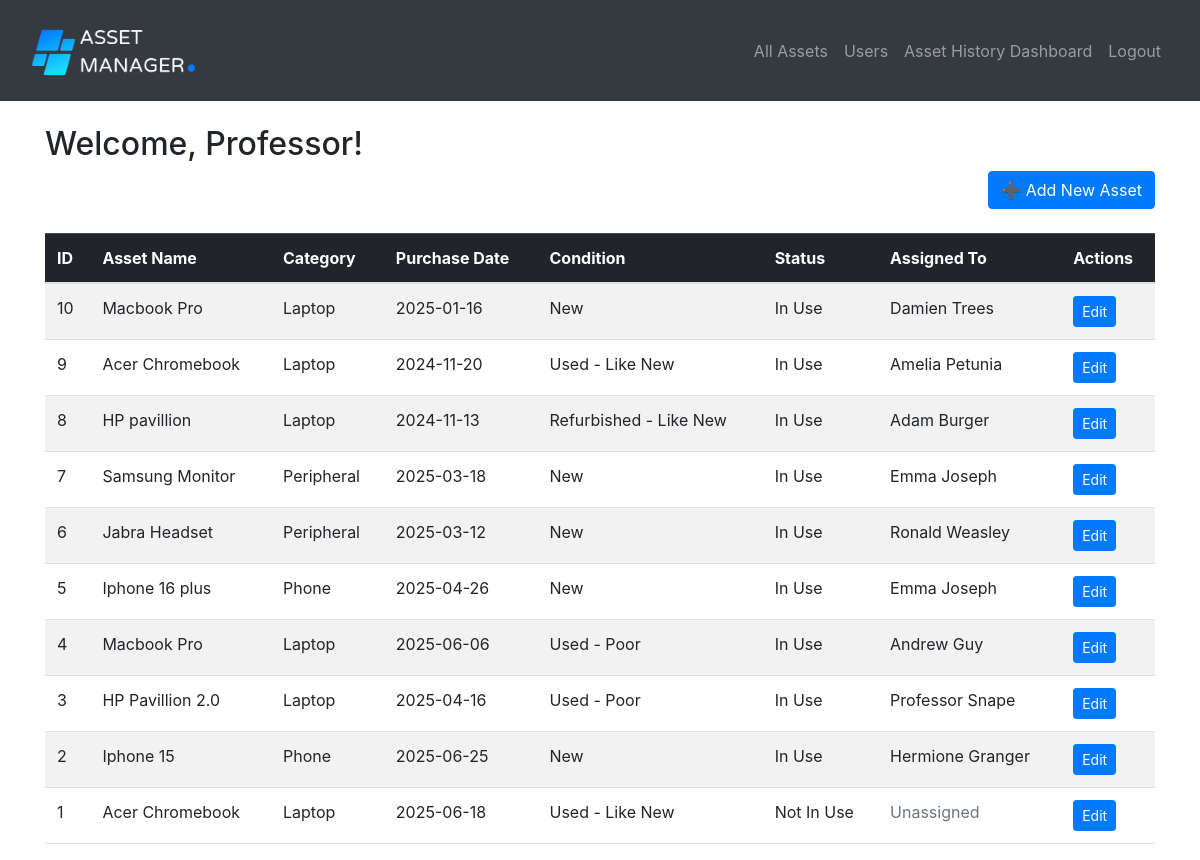
The app's page / (signed in) with its own data.
### website/models.py (models this page shows)
class User(db.Model, UserMixin):
    id = db.Column(db.Integer, primary_key=True)
    first_name = db.Column(db.String(150))
    last_name = db.Column(db.String(150))
    email = db.Column(db.String(150), unique=True)
    password = db.Column(db.String(150))
    department = db.Column(db.String(150))
    role = db.Column(db.String(10), nullable=False, default='user')
    created_assets = db.relationship('Asset', foreign_keys='Asset.created_by', backref='creator_user')
    assigned_assets = db.relationship('Asset', foreign_keys='Asset.assigned_to', backref='assignee_user')

class Asset(db.Model):
    id = db.Column(db.Integer, primary_key=True)
    asset_name = db.Column(db.String(150))
    category = db.Column(db.String(150))
    purchase_date = db.Column(db.Date)
    condition = db.Column(db.String(150))
    status = db.Column(db.String(150))
    created_by = db.Column(db.Integer, db.ForeignKey('user.id'))
    assigned_to = db.Column(db.Integer, db.ForeignKey('user.id'), nullable=True)
    asset_history = db.relationship('Asset_History', back_populates='asset', passive_deletes=True)
    creator = db.relationship('User', foreign_keys=[created_by])
    assignee = db.relationship('User', foreign_keys=[assigned_to])

### website/views.py (the view)
@views.route('/')
@login_required
def home():
    print("🔍 Current user ID:", current_user.id)
    print("🔒 Authenticated:", current_user.is_authenticated)
    from sqlalchemy import or_
    assets = Asset.query.order_by(Asset.id.desc()).all()
    all_users = User.query.all()
    return render_template('home.html', user=current_user, assets=assets, all_users=all_users)

### website/__init__.py (called while the page is built)
def create_app():
    app = Flask(__name__)
    app.config['SECRET_KEY'] = 'qwertyuiop'
    if 'SQLALCHEMY_DATABASE_URI' not in app.config:
        DB_NAME = os.path.join(os.path.dirname(__file__), 'database.db')
        app.config['SQLALCHEMY_DATABASE_URI'] = f'sqlite:///{DB_NAME}'
    db.init_app(app)
    from .views import views
    from .auth import auth
    app.register_blueprint(views, url_prefix='/')
    app.register_blueprint(auth, url_prefix='/')
    from .models import User, Asset
    create_database(app)
    login_manager = LoginManager()
    login_manager.login_view = 'auth.login'
    login_manager.init_app(app)
    @login_manager.user_loader
    def load_user(id):
        return User.query.get(int(id))
    return app

### website/templates/home.html (shortened to what this page needs)
{% extends "base.html" %}
{% block content %}
<br>
  <h2>Welcome, {{ user.first_name }}!</h2>
  <div class="d-flex justify-content-end mb-3">
    <a href="{{ url_for('views.add_asset') }}" class="btn btn-primary">➕ Add New Asset</a>
  </div>
  {% if assets %}
    <table class="table table-striped table-hover mt-4">
      <thead class="table-dark">
        <tr>
          <th>ID</th>
          <th>Asset Name</th>
          <th>Category</th>
          <th>Purchase Date</th>
          <th>Condition</th>
          <th>Status</th>
          <th>Assigned To</th>
          <th>Actions</th>
        </tr>
      </thead>
      <tbody>
        {% for asset in assets %}
          <tr>
            <td>{{ asset.id }}</td>
            <td>{{ asset.asset_name }}</td>
            <td>{{ asset.category }}</td>
            <td>{{ asset.purchase_date.strftime('%Y-%m-%d') if asset.purchase_date else 'N/A' }}</td>
            <td>{{ asset.condition }}</td>
            <td>{{ asset.status }}</td>
            <td>
              {% if asset.assignee_user %}
                {{ asset.assignee_user.first_name }} {{ asset.assignee_user.last_name }}
              {% else %}
                <span class="text-muted">Unassigned</span>
              {% endif %}
            </td>
            <td>
              <a href="{{ url_for('views.edit_asset', id=asset.id) }}" class="btn btn-sm btn-primary">Edit</a>
            </td>
          </tr>
        {% endfor %}
      </tbody>
    </table>
  {% else %}
    <p class="mt-4">No assets yet. Time to start tracking!</p>
  {% endif %}
{% endblock %}

### website/templates/base.html (shortened to what this page needs)
<!DOCTYPE html>
<html>
    <head>
        <link href="https://cdn.jsdelivr.net/npm/bootstrap@5.3.0/dist/css/bootstrap.min.css" rel="stylesheet">
        <link
        rel="stylesheet"
        href="https://stackpath.bootstrapcdn.com/bootstrap/4.4.1/css/bootstrap.min.css"
        />
        <link
        rel="stylesheet"
        href="https://stackpath.bootstrapcdn.com/font-awesome/4.7.0/css/font-awesome.min.css"
        />
    </head>
    <body>
        <nav class="navbar navbar-expand-lg navbar-dark bg-dark">
        <div class="container-fluid">
            <a class="navbar-brand" href="/">
            <img src="{{ url_for('static', filename='asset_logo.png') }}" alt="Logo" height="75">
            </a>
            <div class="collapse navbar-collapse justify-content-end" id="navbar">
            <div class="navbar-nav">
                {% if current_user.is_authenticated %}
                <a class="nav-item nav-link" href="/">All Assets</a>
                <a class="nav-item nav-link" href="{{ url_for('views.users') }}">Users</a>
                <a class="nav-item nav-link" href="{{ url_for('views.dashboard') }}">Asset History Dashboard</a>
                <a class="nav-item nav-link" href="/logout">Logout</a>
                {% else %}
                <a class="nav-item nav-link" href="/login">Login</a>
                <a class="nav-item nav-link" href="/sign-up">Sign Up</a>
                {% endif %}
            </div>
            </div>
        </div>
        </nav>
        <div class="container">{% block content %} {% endblock %}</div>
    </body>
</html>

### records on screen
User: first_name "Professor"
Asset: id "10", asset_name "Macbook Pro", category "Laptop", purchase_date "2025-01-16", condition "New", status "In Use", assignee_user.first_name "Damien", assignee_user.last_name "Trees"
Asset: id "9", asset_name "Acer Chromebook", category "Laptop", purchase_date "2024-11-20", condition "Used - Like New", status "In Use", assignee_user.first_name "Amelia", assignee_user.last_name "Petunia"
Asset: id "8", asset_name "HP pavillion", category "Laptop", purchase_date "2024-11-13", condition "Refurbished - Like New", status "In Use", assignee_user.first_name "Adam", assignee_user.last_name "Burger"
Asset: id "7", asset_name "Samsung Monitor", category "Peripheral", purchase_date "2025-03-18", condition "New", status "In Use", assignee_user.first_name "Emma", assignee_user.last_name "Joseph"
Asset: id "6", asset_name "Jabra Headset", category "Peripheral", purchase_date "2025-03-12", condition "New", status "In Use", assignee_user.first_name "Ronald", assignee_user.last_name "Weasley"
Asset: id "5", asset_name "Iphone 16 plus", category "Phone", purchase_date "2025-04-26", condition "New", status "In Use", assignee_user.first_name "Emma", assignee_user.last_name "Joseph"
Asset: id "4", asset_name "Macbook Pro", category "Laptop", purchase_date "2025-06-06", condition "Used - Poor", status "In Use", assignee_user.first_name "Andrew", assignee_user.last_name "Guy"
Asset: id "3", asset_name "HP Pavillion 2.0", category "Laptop", purchase_date "2025-04-16", condition "Used - Poor", status "In Use", assignee_user.first_name "Professor", assignee_user.last_name "Snape"
Asset: id "2", asset_name "Iphone 15", category "Phone", purchase_date "2025-06-25", condition "New", status "In Use", assignee_user.first_name "Hermione", assignee_user.last_name "Granger"
Asset: id "1", asset_name "Acer Chromebook", category "Laptop", purchase_date "2025-06-18", condition "Used - Like New", status "Not In Use", shows "Unassigned"
